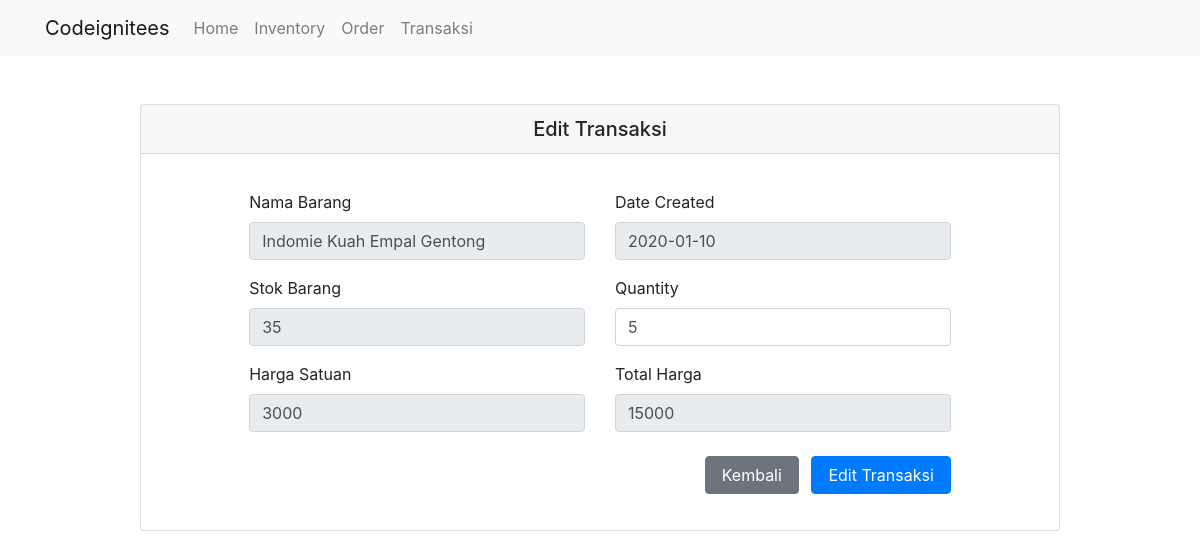
The page /transaksi/ubah/52 on the database its author committed.
### tables this page shows
CREATE TABLE `orders` (
  `idOrder` int(11) NOT NULL,
  `idProduk` int(11) NOT NULL,
  `idMerchant` int(11) NOT NULL,
  `namaBarang` varchar(128) NOT NULL,
  `stokBarang` int(5) NOT NULL,
  `terjualBarang` int(5) NOT NULL,
  `hargaJual` int(11) NOT NULL,
  `hargaBeli` int(11) NOT NULL,
  `qtyOrder` int(5) NOT NULL,
  `totalHarga` int(11) NOT NULL,
  `profitPertransaksi` int(11) NOT NULL,
  `status` int(1) NOT NULL,
  `dateCreated` date NOT NULL,
  `dateModified` date NOT NULL
);

CREATE TABLE `products` (
  `idProduk` int(11) NOT NULL,
  `namaProduk` varchar(100) NOT NULL,
  `labelProduk` varchar(100) NOT NULL,
  `stokProduk` int(11) NOT NULL,
  `terjualProduk` int(11) NOT NULL,
  `hargaBeli` int(11) NOT NULL,
  `hargaJual` int(11) NOT NULL,
  `profitProduk` int(11) NOT NULL
);

### application/controllers/Transaksi.php (called while the page is built, shortened)
<?php
class Transaksi extends CI_Controller
{
    public function __construct()
    {
        $this->load->model('Transaksi_model', 'transaksi');
        $this->load->library('form_validation');
    }
    public function ubah($id)
    {
        $data['title'] = 'Edit Transaksi';
        $data['transaksi'] = $this->transaksi->getTransaksiById($id);
        $data['produk'] = $this->transaksi->getProdukByOrderId($id);
        $this->form_validation->set_rules('qtyOrder', 'Quantity', 'required|numeric');
        if ($this->form_validation->run() == FALSE) {
            $this->load->view('templates/header', $data);
            $this->load->view('transaksi/ubah', $data);
            $this->load->view('templates/footer');
        } else {
            $this->transaksi->ubahOrder();
            $this->session->set_flashdata('sweettrans', 'diubah');
            redirect('transaksi/order');
        }
    }
}

### index.php (called while the page is built, shortened)
<?php
require_once BASEPATH.'core/CodeIgniter.php';

### application/models/Transaksi_model.php (called while the page is built, shortened)
<?php
class Transaksi_model extends CI_Model
{
    public function getProdukByOrderId($id)
    {
        $order = $this->db->get_where('orders', ['idOrder' => $id])->row_array();
        $idProduk = $order['idProduk'];
        return $this->db->get_where('products', ['idProduk' => $idProduk])->row_array();
    }
}

### application/views/transaksi/ubah.php (the view, shortened to what this page needs)
<div class="container">
    <div class="row mt-5">
        <div class="col-lg-10 mx-auto">
            <div class="card">
                <div class="card-header mb-3">
                    <h5 class="h5 text-center mb-0">
                        Edit Transaksi
                    </h5>
                </div>
                <div class="card-body">
                    <form method="POST" action="<?= base_url(); ?>transaksi/ubah/<?= $transaksi['idOrder']; ?>">
                        <div class="row mx-auto">
                            <div class="col-lg-1"></div>
                            <div class="col-lg-5">
                                <div class="form-group">
                                    <label for="namaBarang">Nama Barang</label>
                                    <input type="text" class="form-control" id="namaBarang" name="namaBarang" readonly value="<?= $transaksi['namaBarang']; ?>">
                                </div>
                                <div class="form-group">
                                    <label for="stokBarang">Stok Barang</label>
                                    <input type="text" class="form-control" id="stokBarang" name="stokBarang" readonly value="<?= $produk['stokProduk']; ?>">
                                </div>
                                <div class="form-group">
                                    <label for="hargaJual">Harga Satuan</label>
                                    <input type="text" class="form-control" id="hargaJual" name="hargaJual" readonly value="<?= $transaksi['hargaJual']; ?>">
                                </div>
                            </div>
                            <div class="col-lg-5">
                                <div class="form-group">
                                    <label for="dateCreated">Date Created</label>
                                    <input type="text" class="form-control" id="dateCreated" name="dateCreated" readonly value="<?= $transaksi['dateCreated']; ?>">
                                </div>
                                <div class="form-group">
                                    <label for="qtyOrder">Quantity</label>
                                    <input type="number" class="form-control" id="qtyOrder" name="qtyOrder" value="<?= $transaksi['qtyOrder']; ?>">
                                </div>
                                <div class="form-group">
                                    <label for="totalHarga">Total Harga</label>
                                    <input type="text" class="form-control" id="totalHarga" name="totalHarga" readonly value="<?= $transaksi['totalHarga']; ?>">
                                </div>
                                <div class="form-group float-right mt-2">
                                    <a href="<?= base_url(); ?>transaksi/order" class="btn btn-secondary px-3">Kembali</a>
                                    <button type="submit" name="submit" class="btn btn-primary px-3 ml-2">Edit Transaksi</button>
                                </div>
                            </div>
                        </div>
                    </form>
                </div>
            </div>
        </div>
    </div>
</div>

### rows shown on the page
orders: namaBarang "Indomie Kuah Empal Gentong", hargaJual "3000", dateCreated "2020-01-10", qtyOrder "5", totalHarga "15000"
products: stokBarang "35"
